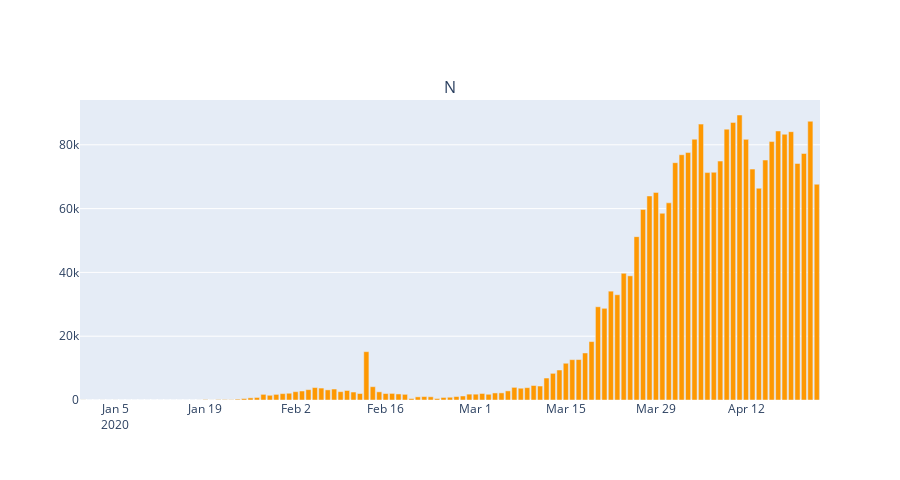

Write notebook code for a chart like this one.
### Code cell
fig_c = px.bar(day_wise, x="date", y="new_cases", color_discrete_sequence = [act])

fig = make_subplots(rows=1, cols=1, shared_xaxes=False, horizontal_spacing=0.5,
                    subplot_titles=("No. of new cases everyday"))

fig.add_trace(fig_c['data'][0], row=1, col=1)

fig.update_layout(height=480)
fig.show()
